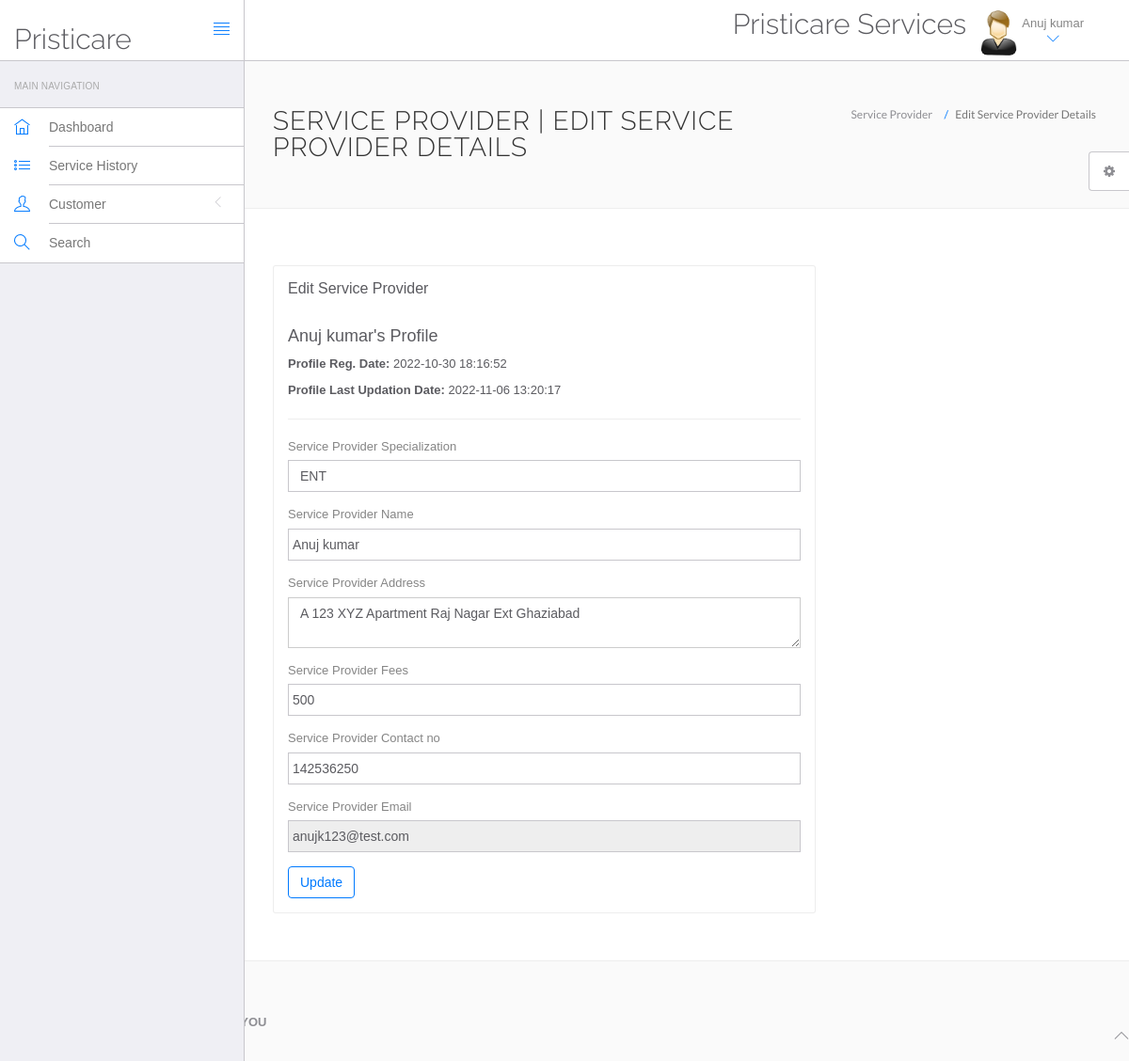
The app's page /PristiCare/hms/Service_Provider/edit-profile.php (signed in) with its own data.
### tables this page shows
CREATE TABLE `workers` (
  `id` int(11) NOT NULL,
  `specilization` varchar(255) DEFAULT NULL,
  `workerName` varchar(255) DEFAULT NULL,
  `address` longtext DEFAULT NULL,
  `docFees` varchar(255) DEFAULT NULL,
  `contactno` bigint(11) DEFAULT NULL,
  `docEmail` varchar(255) DEFAULT NULL,
  `password` varchar(255) DEFAULT NULL,
  `creationDate` timestamp NULL DEFAULT current_timestamp(),
  `updationDate` timestamp NULL DEFAULT NULL ON UPDATE current_timestamp()
);

### PristiCare/hms/Service_Provider/edit-profile.php (the view, shortened to what this page needs)
<?php
include('include/config.php');
if(strlen($_SESSION['id']==0)) {
 header('location:logout.php');
  } else{
?>
<!DOCTYPE html>
<html lang="en">
	<head>
		<link rel="stylesheet" href="vendor/bootstrap/css/bootstrap.min.css">
		<link rel="stylesheet" href="vendor/fontawesome/css/font-awesome.min.css">
		<link rel="stylesheet" href="vendor/themify-icons/themify-icons.min.css">
		<link href="vendor/animate.css/animate.min.css" rel="stylesheet" media="screen">
		<link href="vendor/perfect-scrollbar/perfect-scrollbar.min.css" rel="stylesheet" media="screen">
		<link href="vendor/switchery/switchery.min.css" rel="stylesheet" media="screen">
		<link href="vendor/bootstrap-touchspin/jquery.bootstrap-touchspin.min.css" rel="stylesheet" media="screen">
		<link href="vendor/select2/select2.min.css" rel="stylesheet" media="screen">
		<link href="vendor/bootstrap-datepicker/bootstrap-datepicker3.standalone.min.css" rel="stylesheet" media="screen">
		<link href="vendor/bootstrap-timepicker/bootstrap-timepicker.min.css" rel="stylesheet" media="screen">
		<link rel="stylesheet" href="assets/css/styles.css">
		<link rel="stylesheet" href="assets/css/plugins.css">
		<link rel="stylesheet" href="assets/css/themes/theme-1.css" id="skin_color" />
	</head>
	<body>
		<div id="app">
<?php include('include/sidebar.php');?>
			<div class="app-content">
				<?php include('include/header.php');?>
				<div class="main-content" >
					<div class="wrap-content container" id="container">
						<section id="page-title">
							<div class="row">
								<div class="col-sm-8">
									<h1 class="mainTitle">Service Provider | Edit Service Provider Details</h1>
																	</div>
								<ol class="breadcrumb">
									<li>
										<span>Service Provider</span>
									</li>
									<li class="active">
										<span>Edit Service Provider Details</span>
									</li>
								</ol>
							</div>
						</section>
						<div class="container-fluid container-fullw bg-white">
							<div class="row">
								<div class="col-md-12">
									<div class="row margin-top-30">
										<div class="col-lg-8 col-md-12">
											<div class="panel panel-white">
												<div class="panel-heading">
													<h5 class="panel-title">Edit Service Provider</h5>
												</div>
												<div class="panel-body">
									<?php
$did=$_SESSION['dlogin'];
$sql=mysqli_query($con,"select * from workers where docEmail='$did'");
while($data=mysqli_fetch_array($sql))
{
?>
<h4><?php echo htmlentities($data['workerName']);?>'s Profile</h4>
<p><b>Profile Reg. Date: </b><?php echo htmlentities($data['creationDate']);?></p>
<?php if($data['updationDate']){?>
<p><b>Profile Last Updation Date: </b><?php echo htmlentities($data['updationDate']);?></p>
<?php } ?>
<hr />
													<form role="form" name="adddoc" method="post" onSubmit="return valid();">
														<div class="form-group">
															<label for="WorkerSpecialization">
															Service Provider Specialization
															</label>
							<select name="Workerspecialization" class="form-control" required="required">
					<option value="<?php echo htmlentities($data['specilization']);?>">
					<?php echo htmlentities($data['specilization']);?></option>
															</select>
														</div>
<div class="form-group">
															<label for="workername">
															Service Provider Name
															</label>
	<input type="text" name="docname" class="form-control" value="<?php echo htmlentities($data['workerName']);?>" >
														</div>
<div class="form-group">
															<label for="address">
															Service Provider Address
															</label>
					<textarea name="clinicaddress" class="form-control"><?php echo htmlentities($data['address']);?></textarea>
														</div>
<div class="form-group">
															<label for="fess">
															Service Provider Fees
															</label>
		<input type="text" name="docfees" class="form-control" required="required"  value="<?php echo htmlentities($data['docFees']);?>" >
														</div>
<div class="form-group">
									<label for="fess">
									Service Provider Contact no
															</label>
					<input type="text" name="doccontact" class="form-control" required="required"  value="<?php echo htmlentities($data['contactno']);?>">
														</div>
<div class="form-group">
									<label for="fess">
									Service Provider Email
															</label>
					<input type="email" name="docemail" class="form-control"  readonly="readonly"  value="<?php echo htmlentities($data['docEmail']);?>">
														</div>
														<?php } ?>
														<button type="submit" name="submit" class="btn btn-o btn-primary">
															Update
														</button>
													</form>
												</div>
											</div>
										</div>
											</div>
										</div>
								</div>
					</div>
				</div>
			</div>
	<?php include('include/footer.php');?>
	<?php include('include/setting.php');?>
		</div>
	</body>
</html>
<?php } ?>

### PristiCare/hms/Service_Provider/include/header.php (shortened to what this page needs)
<header class="navbar navbar-default navbar-static-top">
					<div class="navbar-header">
						<a class="navbar-brand" href="#">
							<h2 style="padding-top:20% ">Pristicare</h2>
						</a>
						<a href="#" class="sidebar-toggler pull-right visible-md visible-lg" data-toggle-class="app-sidebar-closed" data-toggle-target="#app">
							<i class="ti-align-justify"></i>
						</a>
					</div>
					<div class="navbar-collapse collapse">
						<ul class="nav navbar-right">
								<li  style="padding-top:2% ">
								<h2>Pristicare Services</h2>
							</li>
							<li class="dropdown current-user">
								<a href class="dropdown-toggle" data-toggle="dropdown">
									<img src="assets/images/images.jpg" > <span class="username">
									<?php $query=mysqli_query($con,"select workerName from workers where id='".$_SESSION['id']."'");
while($row=mysqli_fetch_array($query))
{
	echo $row['workerName'];
}
									?> <i class="ti-angle-down"></i></i></span>
								</a>
							</li>
						</ul>
					</div>
				</header>

### PristiCare/hms/Service_Provider/assets/css/themes/theme-1.css (style rules this page uses)
body { background: #FAFAFA; }
header .navbar-header { background: #ffffff !important; border-right-color: #c8c7cc !important; border-bottom-color: #c8c7cc !important; }
header .navbar-header .sidebar-toggler, header .navbar-header .sidebar-mobile-toggler { color: #007aff !important; }
header .navbar-header .navbar-brand { color: #777 !important; }
header .navbar-collapse { background: #ffffff !important; border-bottom-color: #c8c7cc !important; box-shadow: none !important; }
header .navbar-collapse .navbar-right > li > a { color: #777; }
header .navbar-collapse .navbar-right > li > a i { color: #007aff !important; }

### records on screen
workers: workerName "Anuj kumar", creationDate "2022-10-30 18:16:52", updationDate "2022-11-06 13:20:17", Workerspecialization "ENT", docname "Anuj kumar", clinicaddress "A 123 XYZ Apartment Raj Nagar Ext Ghaziabad", docfees "500", doccontact "142536250", docemail "anujk123@test.com"
